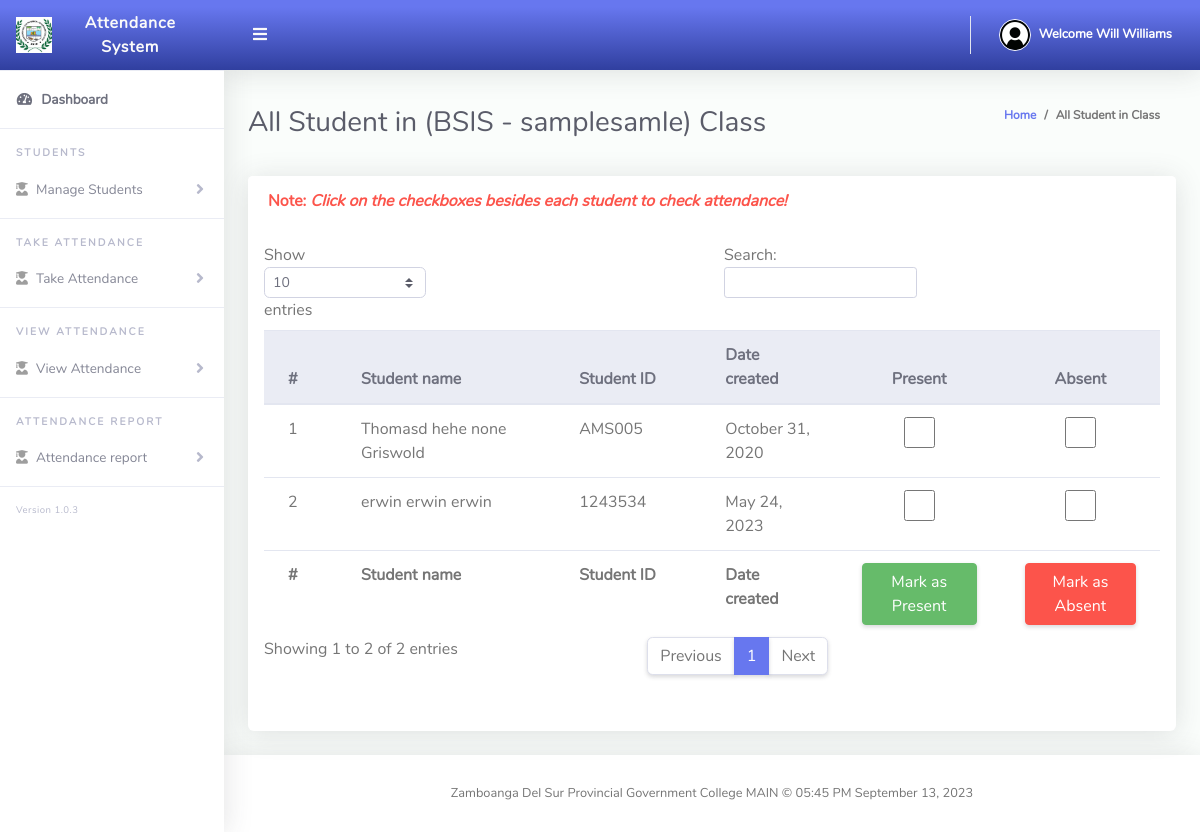
Screenshot of /Instructor/takeAttendance.php?tblclassteacher_Id=17 (signed in) with the database file from the repository.
### tables this page shows
CREATE TABLE `tblteacher` (
  `Id` int(10) NOT NULL,
  `firstName` varchar(255) NOT NULL,
  `lastName` varchar(255) NOT NULL,
  `emailAddress` varchar(255) NOT NULL,
  `password` varchar(255) NOT NULL,
  `phoneNo` varchar(50) NOT NULL,
  `dateCreated` varchar(50) NOT NULL
);

CREATE TABLE `tblclassteacher` (
  `Id` int(10) NOT NULL,
  `teacherId` int(11) NOT NULL,
  `classId` varchar(10) NOT NULL,
  `classArmId` varchar(10) NOT NULL,
  `dateCreated` varchar(50) NOT NULL
);

CREATE TABLE `tblclass` (
  `Id` int(10) NOT NULL,
  `className` varchar(255) NOT NULL
);

CREATE TABLE `tblclassarms` (
  `Id` int(10) NOT NULL,
  `classId` varchar(10) NOT NULL,
  `classArmName` varchar(255) NOT NULL,
  `isAssigned` int(11) NOT NULL COMMENT '0=Unassigned, 1=Assigned'
);

CREATE TABLE `tblstudents` (
  `Id` int(10) NOT NULL,
  `firstName` varchar(255) NOT NULL,
  `lastName` varchar(255) NOT NULL,
  `otherName` varchar(255) NOT NULL,
  `admissionNumber` varchar(255) NOT NULL,
  `password` varchar(50) NOT NULL,
  `classId` varchar(10) NOT NULL,
  `classArmId` varchar(10) NOT NULL,
  `dateCreated` varchar(50) NOT NULL
);

### Instructor/takeAttendance.php (the view, shortened to what this page needs)
<?php
    include "navbar.php";
    if(isset($_GET['tblclassteacher_Id'])) {
      $id = $_GET['tblclassteacher_Id'];
    $get = mysqli_query($conn, "SELECT *, tblclassteacher.Id AS tblclassteacher_Id, tblclassarms.Id AS tblclassarms_Id, tblclass.Id AS tblclass_Id FROM tblclassteacher JOIN tblclassarms ON tblclassteacher.classArmId=tblclassarms.Id JOIN tblclass ON tblclassteacher.classId=tblclass.Id JOIN tblteacher ON tblclassteacher.teacherId=tblteacher.Id WHERE tblclassteacher.Id='$id'");
    $row = mysqli_fetch_array($get);
?>
<div class="container-fluid" id="container-wrapper">
  <div class="d-sm-flex align-items-center justify-content-between mb-4">
    <h1 class="h3 mb-0 text-gray-800">All Student in (<?php echo $row['className'].' - '.$row['classArmName'];?>) Class</h1>
    <ol class="breadcrumb">
      <li class="breadcrumb-item"><a href="./">Home</a></li>
      <li class="breadcrumb-item active" aria-current="page">All Student in Class</li>
    </ol>
  </div>
  <div class="row">
    <div class="col-lg-12">
     <div class="row">
      <div class="col-lg-12">
      <div class="card mb-4">
        <div class="card-header py-3 d-flex flex-row align-items-center justify-content-between">
          <h6 class="m-0 font-weight-bold text-danger">Note: <i>Click on the checkboxes besides each student to check attendance!</i></h6>
        </div>
        <div class="table-responsive p-3">
          <form action="process_save.php" method="post">
          <table class="table align-items-center table-flush table-hover" id="dataTableHover">
            <thead class="thead-light">
              <tr>
                <th>#</th>
                <th>Student name</th>
                <th>Student ID</th>
                <th>Date created</th>
                <th class="text-center">Present</th>
                <th class="text-center">Absent</th>
              </tr>
            </thead>
            <tbody>
                  <?php
                    $i = 1;
                    $fetch = mysqli_query($conn, "SELECT *, tblstudents.Id AS tblstudents_Id, tblstudents.dateCreated AS tblstudents_date FROM tblstudents, tblclassteacher JOIN tblclass ON tblclassteacher.classId=tblclass.Id JOIN tblclassarms ON tblclassteacher.classArmId=tblclassarms.Id WHERE tblclassteacher.classId=tblstudents.classId AND tblclassteacher.classArmId=tblstudents.classArmId AND tblclassteacher.Id='$id' AND tblclassteacher.teacherId='$Id' ");
                    while($row = mysqli_fetch_array($fetch)) {
                  ?>
                  <tr>
                    <td><?php echo $i++; ?></td>
                    <td><?php echo $row['firstName'].' '.$row['otherName'].' '.$row['lastName']; ?></td>
                    <td><?php echo $row['admissionNumber']; ?></td>
                    <td><?php echo date("F d, Y", strtotime($row['tblstudents_date'])); ?></td>
                    <td>
                      <input name='check[]' type='checkbox' value="<?php echo $row['admissionNumber']; ?>" class='form-control form-control-sm'>
                    </td>
                    <td>
                      <input name='absentrow[]' type='checkbox' value="<?php echo $row['admissionNumber']; ?>" class='form-control form-control-sm'>
                    </td>
                  </tr>
                  <?php } ?>
                </tbody>
                <tfoot>
                  <th>#</th>
                  <th>Student name</th>
                  <th>Student ID</th>
                  <th>Date created</th>
                  <th><button type="submit" name="save" class="btn btn-success">Mark as Present</button></th>
                  <th><button type="submit" name="absent" class="btn btn-danger">Mark as Absent</button></th>
                </tfoot>
          </table>
          <br>
          </form>
        </div>
      </div>
    </div>
    </div>
  </div>
  </div>
</div>
</div>
<?php include "footer.php";?>
<?php } ?>

### Instructor/navbar.php (shortened to what this page needs)
<?php
    include '../dbcon.php';
    if(isset($_SESSION['teacherId'])) {
    $Id = $_SESSION['teacherId'];
    $query = mysqli_query($conn, "SELECT * FROM tblteacher JOIN tblclassteacher ON tblteacher.Id=tblclassteacher.teacherId WHERE tblteacher.Id = '$Id' ");
    $rows = mysqli_fetch_array($query);
    $fullName = $rows['firstName']." ".$rows['lastName'];
?>
<!DOCTYPE html>
<html lang="en">
<head>
  <link href="../vendor/fontawesome-free/css/all.min.css" rel="stylesheet" type="text/css">
  <link href="../vendor/bootstrap/css/bootstrap.min.css" rel="stylesheet" type="text/css">
  <link href="../css/ruang-admin.min.css" rel="stylesheet">
</head>
<body id="page-top">
  <div id="wrapper">
    <ul class="navbar-nav sidebar sidebar-light accordion" id="accordionSidebar">
      <a class="sidebar-brand d-flex align-items-center bg-gradient-primary justify-content-center" href="index.php">
        <div class="sidebar-brand-icon" >
          <img src="../img/logo/new0.jpg">
        </div>
        <div class="sidebar-brand-text mx-3">Attendance System</div>
      </a>
      <hr class="sidebar-divider my-0">
      <li class="nav-item active">
        <a class="nav-link" href="index.php">
          <i class="fas fa-fw fa-tachometer-alt"></i>
          <span>Dashboard</span></a>
      </li>
      <hr class="sidebar-divider">
      <div class="sidebar-heading">
        Students
      </div>
       <li class="nav-item">
        <a class="nav-link collapsed" href="#" data-toggle="collapse" data-target="#collapseBootstrap2"
          aria-expanded="true" aria-controls="collapseBootstrap2">
          <i class="fas fa-user-graduate"></i>
          <span>Manage Students</span>
        </a>
      </li>
      <hr class="sidebar-divider">
      <div class="sidebar-heading">
        TAKE ATTENDANCE
      </div>
       <li class="nav-item">
        <a class="nav-link collapsed" href="#" data-toggle="collapse" data-target="#collapseBootstrap3"
          aria-expanded="true" aria-controls="collapseBootstrap3">
          <i class="fas fa-user-graduate"></i>
          <span>Take Attendance</span>
        </a>
      </li>
      <hr class="sidebar-divider">
      <div class="sidebar-heading">
        VIEW ATTENDANCE
      </div>
       <li class="nav-item">
        <a class="nav-link collapsed" href="#" data-toggle="collapse" data-target="#collapseBootstrap4"
          aria-expanded="true" aria-controls="collapseBootstrap4">
          <i class="fas fa-user-graduate"></i>
          <span>View Attendance</span>
        </a>
      </li>
      <hr class="sidebar-divider">
      <div class="sidebar-heading">
        ATTENDANCE REPORT
      </div>
       <li class="nav-item">
        <a class="nav-link collapsed" href="#" data-toggle="collapse" data-target="#collapseBootstrap5"
          aria-expanded="true" aria-controls="collapseBootstrap5">
          <i class="fas fa-user-graduate"></i>
          <span>Attendance report</span>
        </a>
      </li>
      <hr class="sidebar-divider">
      <div class="version" id="version-ruangadmin"></div>
    </ul>
    <div id="content-wrapper" class="d-flex flex-column">
      <div id="content">
        <nav class="navbar navbar-expand navbar-light bg-gradient-primary topbar mb-4 static-top">
        <button id="sidebarToggleTop" class="btn btn-link rounded-circle mr-3">
          <i class="fa fa-bars"></i>
        </button>
          <ul class="navbar-nav ml-auto">
            <li class="nav-item dropdown no-arrow">
              <a class="nav-link dropdown-toggle" href="#" id="userDropdown" role="button" data-toggle="dropdown"
                aria-haspopup="true" aria-expanded="false">
                <img class="img-profile rounded-circle" src="../img/user-icn.png" style="max-width: 60px">
                <span class="ml-2 d-none d-lg-inline text-white small"><b>Welcome <?php echo $fullName; ?></b></span>
              </a>
            </li>
          </ul>
        </nav>
<?php include 'sweetalert_messages.php'; } else { header('Location: ../logout.php'); } ?>

### rows the page displays
tblteacher: fullName "Will Williams"
tblclassteacher: classId.className "BSIS", classArmId.classArmName "samplesamle"
tblstudents: firstName "Thomasd hehe", otherName "none", lastName "Griswold", admissionNumber "AMS005", dateCreated "October 31, 2020"
tblstudents: firstName "erwin", otherName "erwin", lastName "erwin", admissionNumber "1243534", dateCreated "May 24, 2023"
